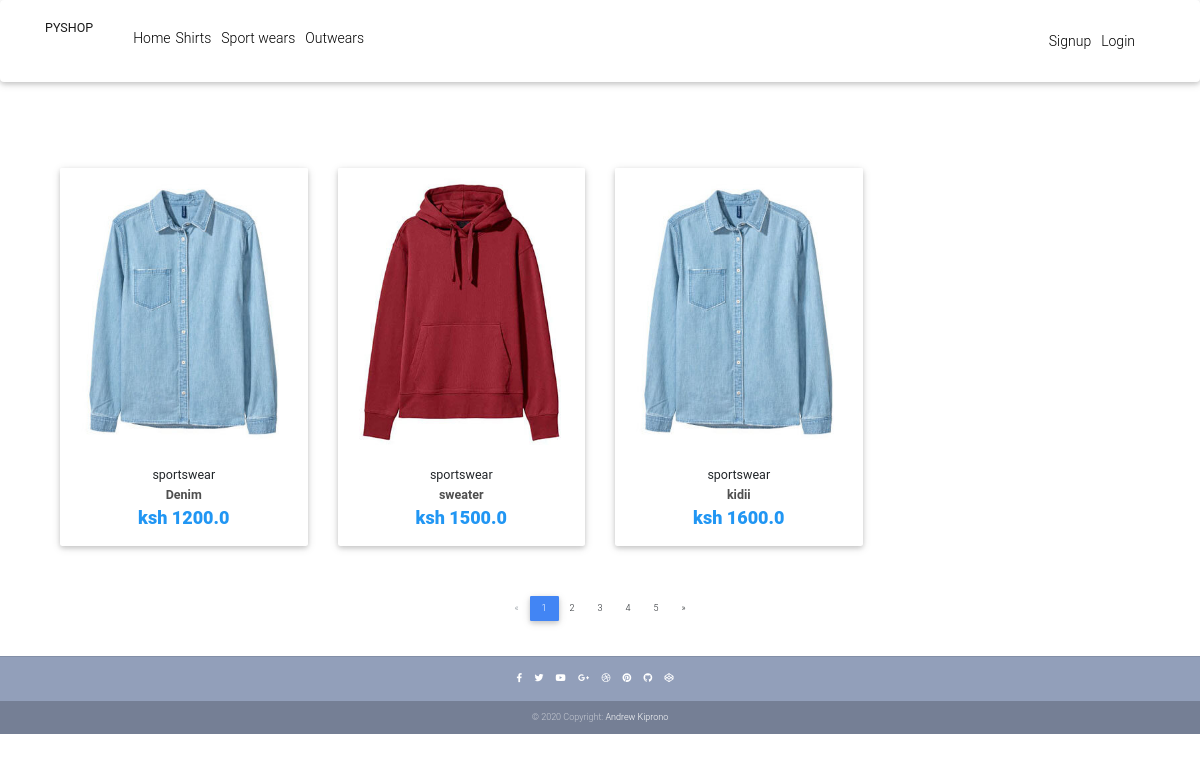
Page /sportswear/ on the committed database.
### pyshop/models.py (models this page shows, shortened)
class Product(models.Model):
    name=models.CharField(max_length=60)
    category=models.CharField(max_length=10,choices=CATEGORY)
    photo=models.ImageField(upload_to='images')
    price_is=models.FloatField()
    describtion=models.TextField()
    price_was=models.FloatField()
    slug=models.SlugField()

### pyshop/views.py (the view)
# urls.py: path('sportswear/',views.sportswear ,name='sportswear'),
def sportswear(request):
    products=Product.objects.filter(category='sportswear')
    return render (request,'sportswear.html',{'products':products})

### pyshop/templates/sportswear.html (shortened to what this page needs)
{% extends 'base.html' %}
{% block content %}
<!DOCTYPE html>
<html lang="en">
{% load static %}
<head>
  <link rel="stylesheet" href="https://use.fontawesome.com/releases/v5.11.2/css/all.css">
  <link href=" {% static 'css/bootstrap.min.css' %} " rel="stylesheet">
  <link href=" {% static 'css/mdb.min.css' %} " rel="stylesheet">
  <link href=" {% static 'css/style.min.css' %} " rel="stylesheet">
</head>
<body>
  <main>
    <br>
    <br>
    <br>
    <br><br>
    <div class="container">
      <section class="text-center mb-4">
        <div class="row wow fadeIn">
          {% for p in products %}
          <div class="col-lg-3 col-md-6 mb-4">
            <div class="card">
              <div class="view overlay">
                <img src=" {{p.photo.url}} " class="card-img-top"
                  alt="">
              </div>
              <div class="card-body text-center">
                  <h5> {{p.category}} </h5>
                <h5>
                  <strong>
                    <a href=" {% url 'product' p.slug %} " class="dark-grey-text">{{p.name}}
                    </a>
                  </strong>
                </h5>
                <h4 class="font-weight-bold blue-text">
                  <strong> ksh {{p.price_is}} </strong>
                </h4>
              </div>
            </div>
          </div>
          {% endfor %}
        </div>
      </section>
      <nav class="d-flex justify-content-center wow fadeIn">
        <ul class="pagination pg-blue">
          <li class="page-item disabled">
            <a class="page-link" href="#" aria-label="Previous">
              <span aria-hidden="true">&laquo;</span>
            </a>
          </li>
          <li class="page-item active">
            <a class="page-link" href="#">1
            </a>
          </li>
          <li class="page-item">
            <a class="page-link" href="#">2</a>
          </li>
          <li class="page-item">
            <a class="page-link" href="#">3</a>
          </li>
          <li class="page-item">
            <a class="page-link" href="#">4</a>
          </li>
          <li class="page-item">
            <a class="page-link" href="#">5</a>
          </li>
          <li class="page-item">
            <a class="page-link" href="#" aria-label="Next">
              <span aria-hidden="true">&raquo;</span>
            </a>
          </li>
        </ul>
      </nav>
    </div>
  </main>
</body>
</html>
{% endblock content %}

### pyshop/templates/sportswear.html (style rules this page uses)
html, body, header, .carousel { height: 60vh; }

### rows in the picture
Product: photo (picture), category "sportswear", name "Denim", price_is "1200.0"
Product: photo (picture), category "sportswear", name "sweater", price_is "1500.0"
Product: photo (picture), category "sportswear", name "kidii", price_is "1600.0"
